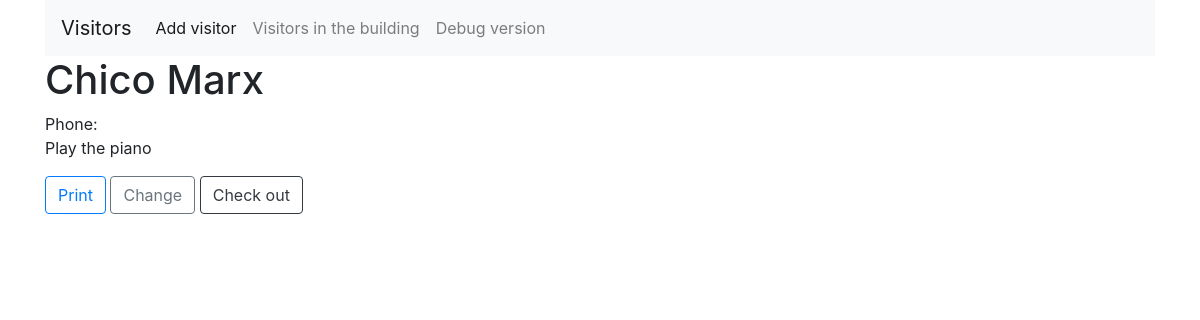
Before: /post.php?id=6 with the older database file.
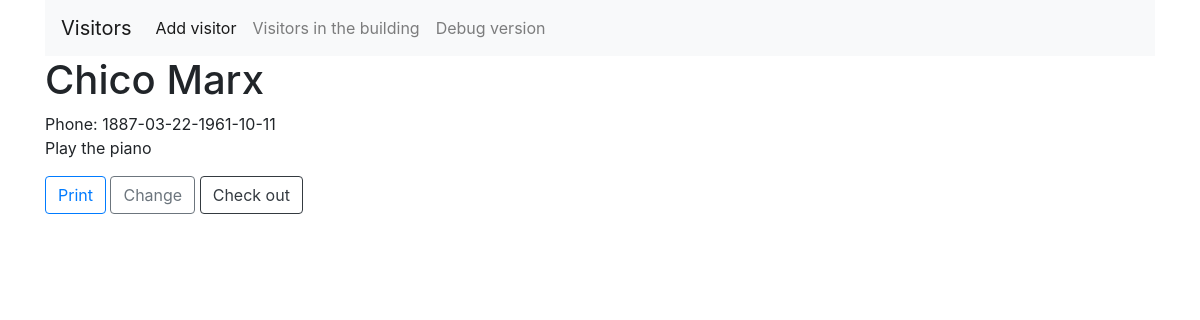
After: the same page with the newer database file.
### tables this page shows
CREATE TABLE `visitors` (
  `id` int(11) NOT NULL,
  `company` varchar(100) NOT NULL,
  `name` varchar(100) NOT NULL,
  `phone` varchar(50) NOT NULL,
  `errand` text NOT NULL,
  `checkin` timestamp NOT NULL DEFAULT CURRENT_TIMESTAMP,
  `checkout` timestamp NULL DEFAULT NULL,
  `image_url` varchar(255) DEFAULT NULL
);

### post.php (the view, shortened to what this page needs)
<?php
	require('config/db.php');
		$id = mysqli_real_escape_string($conn, $_GET['id']);
		$query = 'SELECT * FROM visitors WHERE id = '.$id;
		$result = mysqli_query($conn, $query);
		$post = mysqli_fetch_assoc($result);
?>
	<?php include('inc/header.php'); ?>
		<div class="container">
		<form method="POST" action="<?php $_SERVER['PHP_SELF']; ?>">
			<h1><?php echo $post['name']; ?></h1>
			Phone: <?php echo $post['phone']; ?>
			<p><?php echo $post['errand']; ?></p>
			<a href="<?php echo ROOT_URL; ?>postwithpicture.php?id=<?php echo $post['id']; ?>"><button type="button" class="btn btn-outline-primary">Print</button></a>
			<a href="<?php echo ROOT_URL; ?>editpost.php?id=<?php echo $post['id']; ?>" class="btn btn-outline-secondary">Change</a>
			<input type="submit" value="Check out" name="update" class="btn btn-outline-dark">
		</form>
		</div>
	<?php include('inc/footer.php'); ?>

Changed rows visible on the page:
changed visitors "Chico Marx": phone (not shown) → "1887-03-22-1961-10-11"
